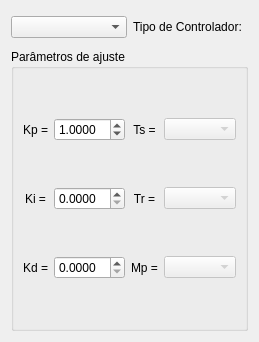
                 <widget class="QWidget" name="tabMestre">
                  <attribute name="title">
                   <string>Controlador Mestre</string>
                  </attribute>
                  <layout class="QGridLayout" name="gridLayout_5">
                   <item row="1" column="1">
                    <widget class="QLabel" name="lb_tipoControlador">
                     <property name="text">
                      <string>Tipo de Controlador:</string>
                     </property>
                    </widget>
                   </item>
                   <item row="1" column="0">
                    <widget class="QComboBox" name="tipoControlador">
                     <property name="layoutDirection">
                      <enum>Qt::LeftToRight</enum>
                     </property>
                    </widget>
                   </item>
                   <item row="2" column="0">
                    <spacer name="verticalSpacer_9">
                     <property name="orientation">
                      <enum>Qt::Vertical</enum>
                     </property>
                     <property name="sizeType">
                      <enum>QSizePolicy::Fixed</enum>
                     </property>
                     <property name="sizeHint" stdset="0">
                      <size>
                       <width>20</width>
                       <height>5</height>
                      </size>
                     </property>
                    </spacer>
                   </item>
                   <item row="3" column="0" colspan="2">
                    <widget class="QGroupBox" name="gp_parametrosControle">
                     <property name="layoutDirection">
                      <enum>Qt::LeftToRight</enum>
                     </property>
                     <property name="title">
                      <string>Parâmetros de ajuste</string>
                     </property>
                     <layout class="QGridLayout" name="gridLayout_11">
                      <item row="2" column="1">
                       <spacer name="verticalSpacer_13">
                        <property name="orientation">
                         <enum>Qt::Vertical</enum>
                        </property>
                        <property name="sizeHint" stdset="0">
                         <size>
                          <width>20</width>
                          <height>40</height>
                         </size>
                        </property>
                       </spacer>
                      </item>
                      <item row="4" column="1">
                       <spacer name="verticalSpacer_15">
                        <property name="orientation">
                         <enum>Qt::Vertical</enum>
                        </property>
                        <property name="sizeHint" stdset="0">
                         <size>
                          <width>20</width>
                          <height>40</height>
                         </size>
                        </property>
                       </spacer>
                      </item>
                      <item row="3" column="0">
                       <widget class="QLabel" name="lb_ki_ti">
                        <property name="layoutDirection">
                         <enum>Qt::LeftToRight</enum>
                        </property>
                        <property name="text">
                         <string>Ki =</string>
                        </property>
                        <property name="alignment">
                         <set>Qt::AlignCenter</set>
                        </property>
                       </widget>
                      </item>
                      <item row="1" column="1">
                       <widget class="QDoubleSpinBox" name="sp_kp">
                        <property name="layoutDirection">
                         <enum>Qt::LeftToRight</enum>
                        </property>
                        <property name="decimals">
                         <number>4</number>
                        </property>
                        <property name="singleStep">
                         <double>0.050000000000000</double>
                        </property>
                        <property name="value">
                         <double>1.000000000000000</double>
                        </property>
                       </widget>
                      </item>
                      <item row="5" column="0">
                       <widget class="QLabel" name="lb_kd_td">
                        <property name="layoutDirection">
                         <enum>Qt::LeftToRight</enum>
                        </property>
                        <property name="text">
                         <string>Kd =</string>
                        </property>
                        <property name="alignment">
                         <set>Qt::AlignCenter</set>
                        </property>
                       </widget>
                      </item>
                      <item row="3" column="4">
                       <widget class="QComboBox" name="combo_Tr">
                        <property name="enabled">
                         <bool>false</bool>
                        </property>
                       </widget>
                      </item>
                      <item row="1" column="0">
                       <widget class="QLabel" name="lb_kp">
                        <property name="layoutDirection">
                         <enum>Qt::LeftToRight</enum>
                        </property>
                        <property name="text">
                         <string>Kp =</string>
                        </property>
                        <property name="alignment">
                         <set>Qt::AlignCenter</set>
                        </property>
                       </widget>
                      </item>
                      <item row="5" column="1">
                       <widget class="QDoubleSpinBox" name="sp_kd_td">
                        <property name="layoutDirection">
                         <enum>Qt::LeftToRight</enum>
                        </property>
                        <property name="decimals">
                         <number>4</number>
                        </property>
                        <property name="singleStep">
                         <double>0.050000000000000</double>
                        </property>
                       </widget>
                      </item>
                      <item row="5" column="4">
                       <widget class="QComboBox" name="combo_Mp">
                        <property name="enabled">
                         <bool>false</bool>
                        </property>
                       </widget>
                      </item>
                      <item row="3" column="3">
                       <widget class="QLabel" name="label_Tr">
                        <property name="text">
                         <string>Tr =</string>
                        </property>
                        <property name="alignment">
                         <set>Qt::AlignCenter</set>
                        </property>
                       </widget>
                      </item>
                      <item row="3" column="1">
                       <widget class="QDoubleSpinBox" name="sp_ki_ti">
                        <property name="layoutDirection">
                         <enum>Qt::LeftToRight</enum>
                        </property>
                        <property name="decimals">
                         <number>4</number>
                        </property>
                        <property name="singleStep">
                         <double>0.050000000000000</double>
                        </property>
                       </widget>
                      </item>
                      <item row="1" column="4">
                       <widget class="QComboBox" name="combo_Ts">
                        <property name="enabled">
                         <bool>false</bool>
                        </property>
                       </widget>
                      </item>
                      <item row="1" column="3">
                       <widget class="QLabel" name="label_Ts">
                        <property name="text">
                         <string>Ts =</string>
                        </property>
                        <property name="alignment">
                         <set>Qt::AlignCenter</set>
                        </property>
                       </widget>
                      </item>
                      <item row="5" column="3">
                       <widget class="QLabel" name="label_Mp">
                        <property name="enabled">
                         <bool>true</bool>
                        </property>
                        <property name="text">
                         <string>Mp =</string>
                        </property>
                        <property name="alignment">
                         <set>Qt::AlignCenter</set>
                        </property>
                       </widget>
                      </item>
                      <item row="0" column="1">
                       <spacer name="verticalSpacer_10">
                        <property name="orientation">
                         <enum>Qt::Vertical</enum>
                        </property>
                        <property name="sizeHint" stdset="0">
                         <size>
                          <width>20</width>
                          <height>40</height>
                         </size>
                        </property>
                       </spacer>
                      </item>
                      <item row="6" column="1">
                       <spacer name="verticalSpacer_16">
                        <property name="orientation">
                         <enum>Qt::Vertical</enum>
                        </property>
                        <property name="sizeHint" stdset="0">
                         <size>
                          <width>20</width>
                          <height>40</height>
                         </size>
                        </property>
                       </spacer>
                      </item>
                     </layout>
                    </widget>
                   </item>
                   <item row="0" column="1">
                    <spacer name="verticalSpacer_5">
                     <property name="orientation">
                      <enum>Qt::Vertical</enum>
                     </property>
                     <property name="sizeType">
                      <enum>QSizePolicy::Fixed</enum>
                     </property>
                     <property name="sizeHint" stdset="0">
                      <size>
                       <width>20</width>
                       <height>5</height>
                      </size>
                     </property>
                    </spacer>
                   </item>
                   <item row="0" column="0">
                    <spacer name="verticalSpacer_6">
                     <property name="orientation">
                      <enum>Qt::Vertical</enum>
                     </property>
                     <property name="sizeType">
                      <enum>QSizePolicy::Fixed</enum>
                     </property>
                     <property name="sizeHint" stdset="0">
                      <size>
                       <width>20</width>
                       <height>5</height>
                      </size>
                     </property>
                    </spacer>
                   </item>
                   <item row="2" column="1">
                    <spacer name="verticalSpacer_7">
                     <property name="orientation">
                      <enum>Qt::Vertical</enum>
                     </property>
                     <property name="sizeType">
                      <enum>QSizePolicy::Fixed</enum>
                     </property>
                     <property name="sizeHint" stdset="0">
                      <size>
                       <width>20</width>
                       <height>5</height>
                      </size>
                     </property>
                    </spacer>
                   </item>
                  </layout>
                  <zorder>gp_parametrosControle</zorder>
                  <zorder>lb_tipoControlador</zorder>
                  <zorder>tipoControlador</zorder>
                  <zorder>verticalSpacer_9</zorder>
                  <zorder>verticalSpacer_5</zorder>
                  <zorder>verticalSpacer_6</zorder>
                  <zorder>verticalSpacer_7</zorder>
                 </widget>
